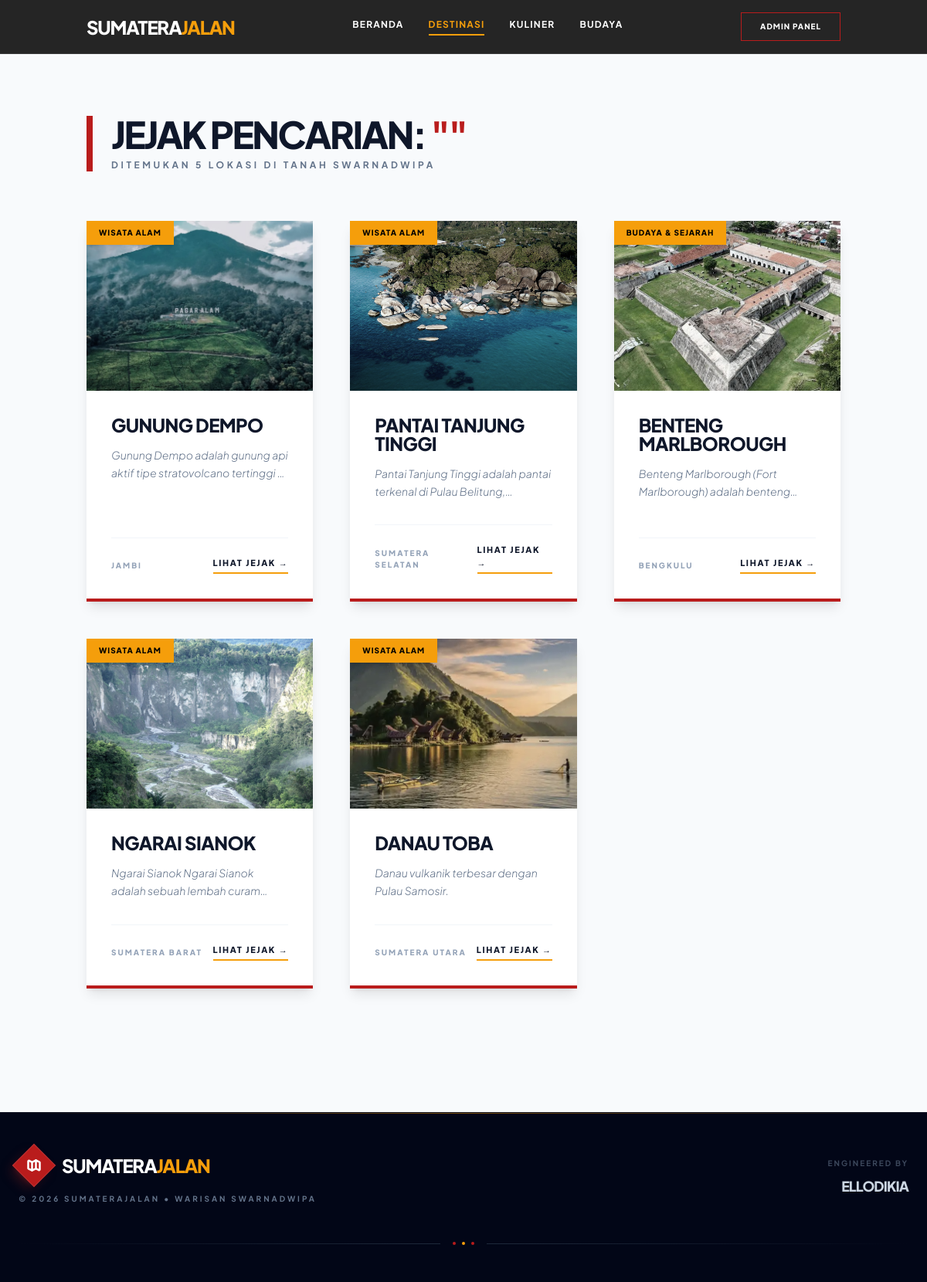
The page /pencarian.php on the database its author committed.
### tables this page shows
CREATE TABLE `lokasi` (
  `id` int(11) NOT NULL,
  `provinsi_id` int(11) DEFAULT NULL,
  `kategori_id` int(11) DEFAULT NULL,
  `nama_tempat` varchar(100) NOT NULL,
  `slug` varchar(120) NOT NULL,
  `deskripsi` text DEFAULT NULL,
  `foto_utama` varchar(255) DEFAULT NULL,
  `link_maps` text DEFAULT NULL,
  `alamat` text DEFAULT NULL,
  `harga_tiket` varchar(50) DEFAULT 'Gratis',
  `jam_operasional` varchar(100) DEFAULT NULL,
  `google_maps_url` text DEFAULT NULL,
  `latitude` decimal(10,8) DEFAULT NULL,
  `longitude` decimal(11,8) DEFAULT NULL,
  `is_featured` tinyint(1) DEFAULT 0,
  `created_at` timestamp NOT NULL DEFAULT current_timestamp()
);

CREATE TABLE `kategori` (
  `id` int(11) NOT NULL,
  `nama_kategori` varchar(50) NOT NULL,
  `slug` varchar(50) NOT NULL,
  `ikon` varchar(50) DEFAULT NULL
);

CREATE TABLE `provinsi` (
  `id` int(11) NOT NULL,
  `nama_provinsi` varchar(50) NOT NULL,
  `slug` varchar(50) NOT NULL,
  `ibu_kota` varchar(50) DEFAULT NULL,
  `foto_provinsi` varchar(255) DEFAULT NULL
);

### pencarian.php (the view)
<?php
require_once 'config/database.php';
$keyword = isset($_GET['keyword']) ? $_GET['keyword'] : '';
$query = "SELECT lokasi.*, provinsi.nama_provinsi, kategori.nama_kategori
          FROM lokasi
          JOIN provinsi ON lokasi.provinsi_id = provinsi.id
          JOIN kategori ON lokasi.kategori_id = kategori.id
          WHERE lokasi.nama_tempat LIKE ?
          OR lokasi.deskripsi LIKE ?
          OR provinsi.nama_provinsi LIKE ?
          ORDER BY lokasi.id DESC";
$stmt = $pdo->prepare($query);
$searchTerm = "%$keyword%";
$stmt->execute([$searchTerm, $searchTerm, $searchTerm]);
$results = $stmt->fetchAll();
include 'includes/header.php';
?>
<main class="container mx-auto px-6 py-20">
    <div class="mb-16 border-l-8 border-red-700 pl-6">
        <h1 class="text-4xl md:text-5xl font-black text-slate-900 uppercase tracking-tighter">
            Jejak Pencarian: <span class="text-red-700">"<?= htmlspecialchars($keyword) ?>"</span>
        </h1>
        <p class="text-slate-500 mt-2 font-bold uppercase tracking-[0.3em] text-xs">Ditemukan <?= count($results) ?> lokasi di tanah Swarnadwipa</p>
    </div>
    <?php if (empty($results)): ?>
        <div class="text-center py-24 bg-white border-b-4 border-red-700 shadow-xl">
            <div class="inline-block p-8 bg-slate-50 mb-8">
                <svg xmlns="http://www.w3.org/2000/svg" class="h-16 w-16 text-slate-200" fill="none" viewBox="0 0 24 24" stroke="currentColor">
                    <path stroke-linecap="round" stroke-linejoin="round" stroke-width="1.5" d="M21 21l-6-6m2-5a7 7 0 11-14 0 7 7 0 0114 0z" />
                </svg>
            </div>
            <h2 class="text-3xl font-black text-slate-900 uppercase tracking-tight mb-4">Pencarian Tidak Membuahkan Hasil</h2>
            <p class="text-slate-500 max-w-md mx-auto leading-relaxed mb-10">Maaf, kami tidak menemukan lokasi yang sesuai dengan kata kunci tersebut. Cobalah mencari dengan nama provinsi atau kategori wisata.</p>
            <a href="index.php" class="inline-block bg-slate-900 text-white px-10 py-4 font-black uppercase tracking-widest text-[10px] hover:bg-red-700 transition">Kembali Ke Gerbang Utama</a>
        </div>
    <?php else: ?>
        <div class="grid grid-cols-1 md:grid-cols-2 lg:grid-cols-3 gap-12">
            <?php foreach ($results as $loc): ?>
                <div class="group bg-white border-b-4 border-red-700 shadow-lg hover:shadow-2xl transition-all flex flex-col h-full transform hover:-translate-y-2 duration-500">
                    <div class="relative aspect-[4/3] overflow-hidden">
                        <img src="assets/uploads/<?= $loc['foto_utama'] ?>" class="w-full h-full object-cover grayscale-[40%] group-hover:grayscale-0 group-hover:scale-110 transition duration-700" alt="<?= $loc['nama_tempat'] ?>">
                        <div class="absolute top-0 left-0 bg-amber-500 text-black px-4 py-2 text-[10px] font-black uppercase tracking-widest shadow-md">
                            <?= $loc['nama_kategori'] ?>
                        </div>
                    </div>
                    <div class="p-8 flex flex-col flex-1">
                        <h3 class="text-2xl font-black mb-4 text-slate-900 group-hover:text-red-700 transition tracking-tight uppercase leading-none">
                            <?= $loc['nama_tempat'] ?>
                        </h3>
                        <p class="text-slate-500 text-sm mb-8 line-clamp-2 leading-relaxed italic font-light">
                            <?= $loc['deskripsi'] ?>
                        </p>
                        <div class="mt-auto pt-6 border-t border-slate-100 flex justify-between items-center">
                            <span class="text-[10px] font-black text-slate-400 uppercase tracking-[0.2em]">
                                <?= $loc['nama_provinsi'] ?>
                            </span>
                            <a href="detail.php?slug=<?= $loc['slug'] ?>" class="text-[11px] font-black border-b-2 border-amber-500 pb-1 text-slate-900 hover:text-red-700 transition uppercase tracking-[0.15em]">
                                Lihat Jejak →
                            </a>
                        </div>
                    </div>
                </div>
            <?php endforeach; ?>
        </div>
    <?php endif; ?>
</main>
<?php include 'includes/footer.php'; ?>

### includes/header.php (style rules this page uses)
body { font-family: 'Plus Jakarta Sans', sans-serif; }

### rows shown on the page
lokasi: foto_utama (picture), kategori.nama_kategori "WISATA ALAM", nama_tempat "GUNUNG DEMPO", deskripsi "Gunung Dempo adalah gunung api aktif tipe stratovolcano tertinggi…", provinsi.nama_provinsi "JAMBI"
lokasi: foto_utama (picture), kategori.nama_kategori "WISATA ALAM", nama_tempat "PANTAI TANJUNG TINGGI", deskripsi "Pantai Tanjung Tinggi adalah pantai terkenal di Pulau…", provinsi.nama_provinsi "SUMATERA SELATAN"
lokasi: foto_utama (picture), kategori.nama_kategori "BUDAYA & SEJARAH", nama_tempat "BENTENG MARLBOROUGH", deskripsi "Benteng Marlborough (Fort Marlborough) adalah…", provinsi.nama_provinsi "BENGKULU"
lokasi: foto_utama (picture), kategori.nama_kategori "WISATA ALAM", nama_tempat "NGARAI SIANOK", deskripsi "Ngarai Sianok Ngarai Sianok adalah sebuah lembah…", provinsi.nama_provinsi "SUMATERA BARAT"
lokasi: foto_utama (picture), kategori.nama_kategori "WISATA ALAM", nama_tempat "DANAU TOBA", deskripsi "Danau vulkanik terbesar dengan Pulau Samosir.", provinsi.nama_provinsi "SUMATERA UTARA"

### other values the page prints
count($results) "5"
